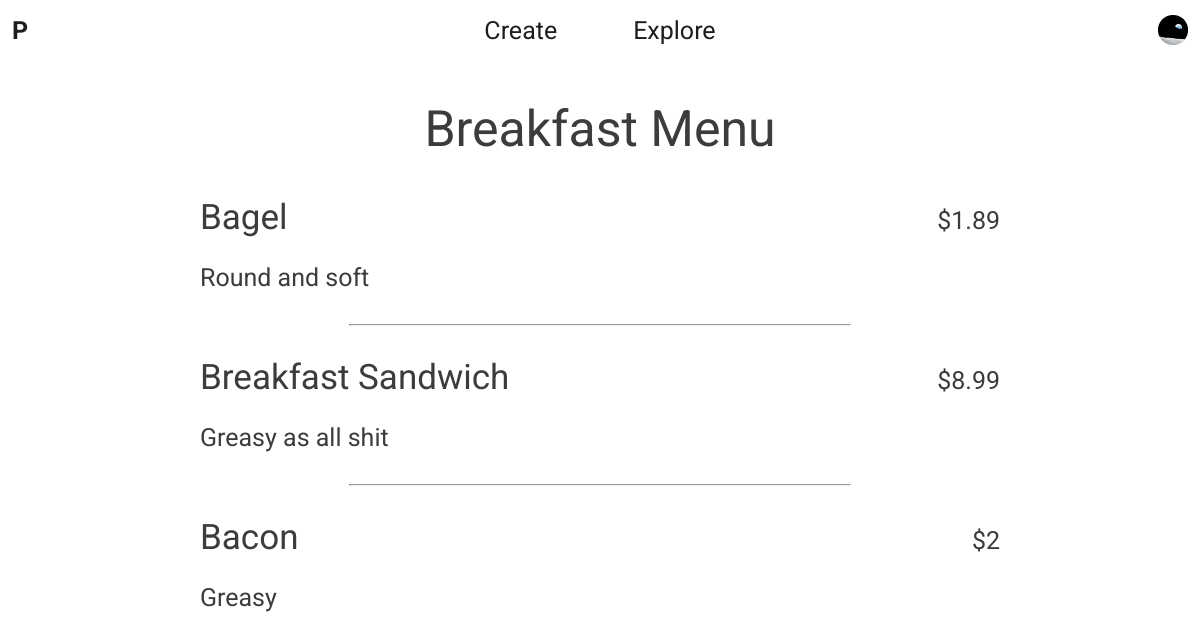
/explore/?organization=L3Harris&page=3 (signed in), run on an earlier commit of the app's database.
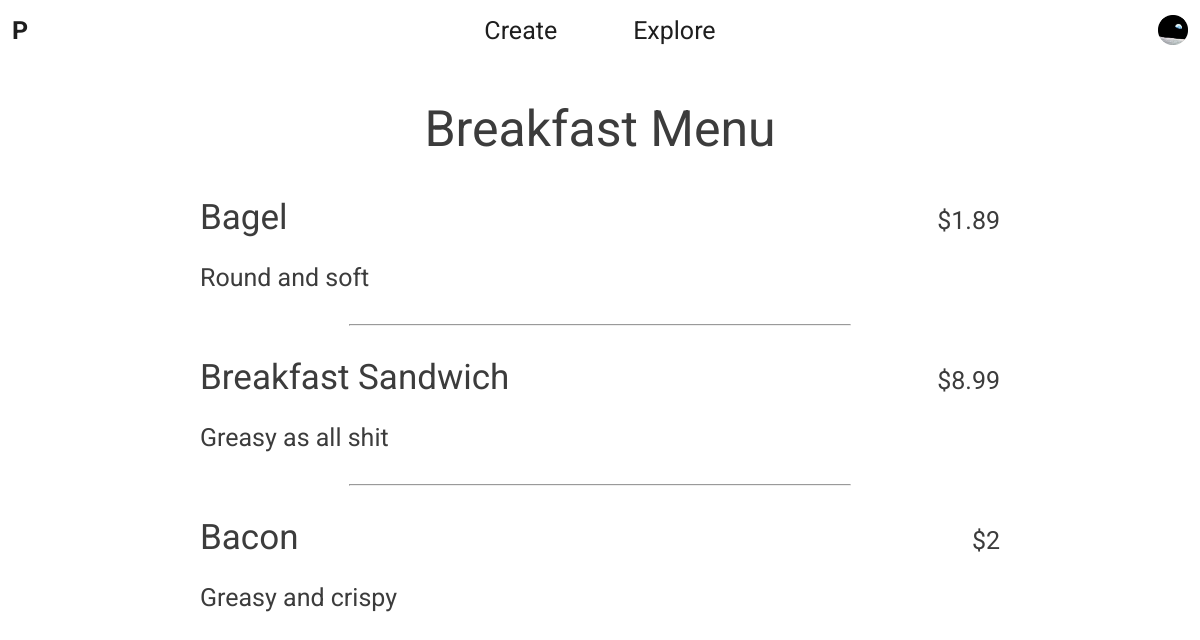
And on a later commit of the database.
### builder/models.py (models this page shows)
class SheetItem(models.Model):
    title = models.CharField(max_length=LENGTH_SHORT)
    description = models.CharField(max_length=LENGTH_MEDIUM)
    price = models.FloatField()
    page = models.ForeignKey(Page, on_delete=models.CASCADE)

### client/views.py (the view, shortened to what this page needs)
# urls.py: path('explore/', views.explore, name='explore')
def explore(request):
    organizationForm = OrganizationForm(request.GET)
    pageForm = PageForm(request.GET)
    if pageForm.is_valid():
        return render(request, 'view_page.html', {'pageData': buildPageData(pageForm.cleaned_data['page'])})
    return render(request, 'explore.html', {'organizationForm': OrganizationForm()})

### client/templatetags/view_page.py (called while the page is built)
@register.filter(name='formatPrice')
def formatPrice(price):
    if int(price) == price:
        return int(price)
    return format(price, '.2f')

### client/views.py (called while the page is built)
def buildPageData(pageId):
    page = Page.objects.get(id=pageId)
    pageData = {'name': page.name, 'sheetItems': SheetItem.objects.filter(page=page)}
    return pageData

### client/templates/view_page.html (shortened to what this page needs)
<html>
    {% load static %}
    {% load view_page %}
    <head>
        <link rel="stylesheet" type="text/css" href="{% static 'styles/view_page.css' %}">
    </head>
    <body>
        {% include 'core.html' %}
        <div class="content">
            <h1>{{ pageData.name }}<h1>
            <div class="items">
                {% for sheetItem in pageData.sheetItems %}
                    <div class="sheet-item">
                        <div class="title-price">
                            <h2>{{ sheetItem.title }}</h2><h3>${{ sheetItem.price|formatPrice }}</h3>
                        </div>
                        <p>{{ sheetItem.description }}</p>
                    </div>
                    {% if forloop.counter < pageData.sheetItems|length %}
                        <hr>
                    {% endif %}
                {% endfor %}
            </div>
        </div>
    </body>
</html>

What changed in the data, as far as the page shows it:
changed SheetItem "Bacon": description "Greasy" → "Greasy and crispy"
